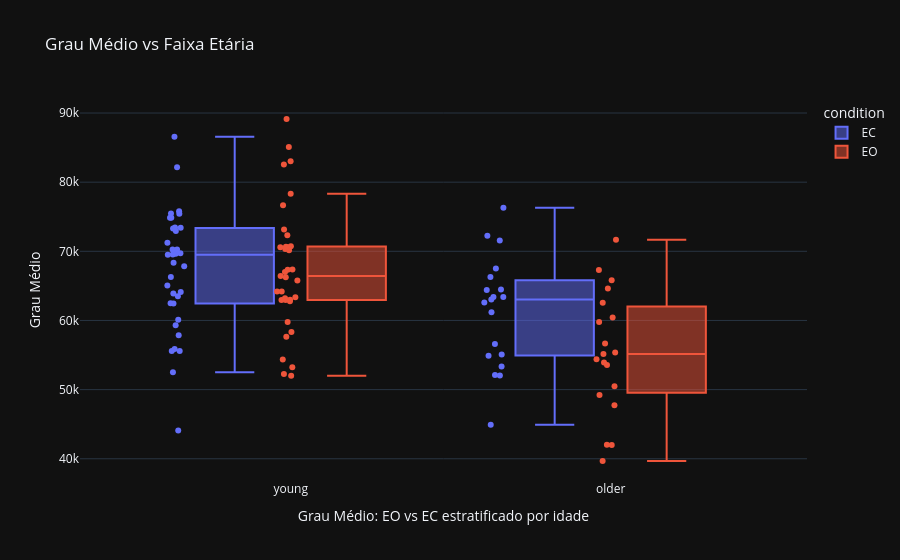
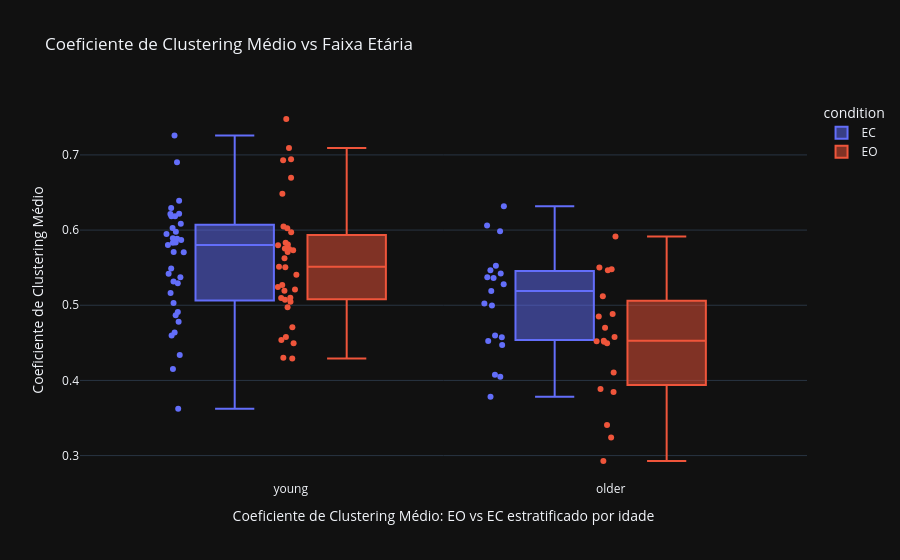

The cell these charts' notebook holds for them, in order:
### Markdown cell above
------

### Code cell
# Boxplot Age Group x Condition
for metric, label in GRAPH_METRICS.items():
    fig = px.box(
        df_healthy,
        x="Faixa Etária",
        y=metric,
        color="condition",
        title=f"{label} vs Faixa Etária",
        points="all",
        labels={
            "Faixa Etária": "Faixa Etária",
            label: label
        }
    )
    fig.update_layout(
        xaxis_title=f"{label}: EO vs EC estratificado por idade",
        yaxis_title=label,
        title=f"{label} vs Faixa Etária"
    )
    fig.show()

### Figure 1 — Plotly figure (JSON) as saved in the notebook; plotly's stock layout.template omitted (floating-point values rounded to 4 significant figures)
{"data": [{"alignmentgroup": "True", "boxpoints": "all", "hovertemplate": "condition=EC<br>Faixa Etária=%{x}<br>degree_mean=%{y}<extra></extra>", "legendgroup": "EC", "marker": {"color": "#636efa"}, "name": "EC", "notched": false, "offsetgroup": "EC", "orientation": "v", "showlegend": true, "type": "box", "x": ["young", "young", "young", "young", "older", "older", "older", "older", "young", "young", "young", "young", "older", "young", "young", "young", "young", "young", "young", "young", "young", "young", "young", "young", "young", "young", "young", "older", "older", "older", "older", "older", "older", "older", "young", "young", "older", "young", "older", "older", "older", "older", "older", "older", "young", "young", "young", "young", "young", "young", "young", "young", "young", "young"], "x0": " ", "xaxis": "x", "y": [44100.0, 69490.0, 67840.0, 73440.0, 72250.0, 63380.0, 61190.0, 56580.0, 65070.0, 55870.0, 74850.0, 75460.0, 62590.0, 73290.0, 55600.0, 72950.0, 59300.0, 63520.0, 62460.0, 74850.0, 55590.0, 75780.0, 86580.0, 70260.0, 52520.0, 82150.0, 75430.0, 55080.0, 53350.0, 52110.0, 63400.0, 76310.0, 67500.0, 44920.0, 71230.0, 73410.0, 71580.0, 68360.0, 54880.0, 52040.0, 64400.0, 64460.0, 66270.0, 63030.0, 60100.0, 66290.0, 69660.0, 57860.0, 64120.0, 69730.0, 69540.0, 62480.0, 63900.0, 70250.0], "y0": " ", "yaxis": "y"}, {"alignmentgroup": "True", "boxpoints": "all", "hovertemplate": "condition=EO<br>Faixa Etária=%{x}<br>degree_mean=%{y}<extra></extra>", "legendgroup": "EO", "marker": {"color": "#EF553B"}, "name": "EO", "notched": false, "offsetgroup": "EO", "orientation": "v", "showlegend": true, "type": "box", "x": ["young", "young", "young", "young", "older", "older", "older", "older", "young", "young", "young", "young", "older", "young", "young", "young", "young", "young", "young", "young", "young", "young", "young", "young", "young", "young", "young", "older", "older", "older", "older", "older", "older", "older", "young", "young", "older", "young", "older", "older", "older", "older", "older", "older", "young", "young", "young", "young", "young", "young", "young", "young", "young", "young"], "x0": " ", "xaxis": "x", "y": [52000.0, 62780.0, 78320.0, 85080.0, 60420.0, 56660.0, 53570.0, 59770.0, 65790.0, 63230.0, 70150.0, 83030.0, 64620.0, 66410.0, 53240.0, 70590.0, 54370.0, 59760.0, 64190.0, 73160.0, 57640.0, 70720.0, 89140.0, 72310.0, 58320.0, 82570.0, 70350.0, 54390.0, 55360.0, 49220.0, 50490.0, 71680.0, 67290.0, 42040.0, 63350.0, 70580.0, 55160.0, 66250.0, 39680.0, 41980.0, 65810.0, 47730.0, 62550.0, 53910.0, 62970.0, 63000.0, 70670.0, 67340.0, 64210.0, 67360.0, 67000.0, 52280.0, 62950.0, 76670.0], "y0": " ", "yaxis": "y"}], "layout": {"boxmode": "group", "legend": {"title": {"text": "condition"}, "tracegroupgap": 0}, "title": {"text": "Grau Médio vs Faixa Etária"}, "xaxis": {"anchor": "y", "domain": [0, 1], "title": {"text": "Grau Médio: EO vs EC estratificado por idade"}}, "yaxis": {"anchor": "x", "domain": [0, 1], "title": {"text": "Grau Médio"}}}}

### Figure 2 — Plotly figure (JSON) as saved in the notebook; plotly's stock layout.template omitted (floating-point values rounded to 4 significant figures)
{"data": [{"alignmentgroup": "True", "boxpoints": "all", "hovertemplate": "condition=EC<br>Faixa Etária=%{x}<br>clustering_mean=%{y}<extra></extra>", "legendgroup": "EC", "marker": {"color": "#636efa"}, "name": "EC", "notched": false, "offsetgroup": "EC", "orientation": "v", "showlegend": true, "type": "box", "x": ["young", "young", "young", "young", "older", "older", "older", "older", "young", "young", "young", "young", "older", "young", "young", "young", "young", "young", "young", "young", "young", "young", "young", "young", "young", "young", "young", "older", "older", "older", "older", "older", "older", "older", "young", "young", "older", "young", "older", "older", "older", "older", "older", "older", "young", "young", "young", "young", "young", "young", "young", "young", "young", "young"], "x0": " ", "xaxis": "x", "y": [0.3624, 0.5831, 0.5885, 0.6028, 0.6061, 0.5191, 0.4998, 0.4597, 0.5294, 0.4598, 0.6086, 0.6214, 0.5281, 0.6389, 0.491, 0.5977, 0.4636, 0.5315, 0.5029, 0.6184, 0.4337, 0.6292, 0.7259, 0.5801, 0.4151, 0.6903, 0.6183, 0.4576, 0.4472, 0.4075, 0.5022, 0.6317, 0.5524, 0.3782, 0.5946, 0.6217, 0.5984, 0.5703, 0.4525, 0.4048, 0.5364, 0.5465, 0.5422, 0.5372, 0.478, 0.5421, 0.5707, 0.4866, 0.5163, 0.5835, 0.5891, 0.5372, 0.5488, 0.5867], "y0": " ", "yaxis": "y"}, {"alignmentgroup": "True", "boxpoints": "all", "hovertemplate": "condition=EO<br>Faixa Etária=%{x}<br>clustering_mean=%{y}<extra></extra>", "legendgroup": "EO", "marker": {"color": "#EF553B"}, "name": "EO", "notched": false, "offsetgroup": "EO", "orientation": "v", "showlegend": true, "type": "box", "x": ["young", "young", "young", "young", "older", "older", "older", "older", "young", "young", "young", "young", "older", "young", "young", "young", "young", "young", "young", "young", "young", "young", "young", "young", "young", "young", "young", "older", "older", "older", "older", "older", "older", "older", "young", "young", "older", "young", "older", "older", "older", "older", "older", "older", "young", "young", "young", "young", "young", "young", "young", "young", "young", "young"], "x0": " ", "xaxis": "x", "y": [0.429, 0.5046, 0.6695, 0.7091, 0.4885, 0.4699, 0.4578, 0.4852, 0.5405, 0.5244, 0.5749, 0.6929, 0.5465, 0.5753, 0.4493, 0.581, 0.4301, 0.4974, 0.5192, 0.6025, 0.4577, 0.5831, 0.7478, 0.6049, 0.4707, 0.6942, 0.5709, 0.4522, 0.4513, 0.3847, 0.4106, 0.5916, 0.5502, 0.3407, 0.5269, 0.597, 0.4496, 0.5513, 0.2928, 0.3242, 0.548, 0.3885, 0.5119, 0.4528, 0.5098, 0.5073, 0.5797, 0.5505, 0.521, 0.5733, 0.5626, 0.4536, 0.5098, 0.6482], "y0": " ", "yaxis": "y"}], "layout": {"boxmode": "group", "legend": {"title": {"text": "condition"}, "tracegroupgap": 0}, "title": {"text": "Coeficiente de Clustering Médio vs Faixa Etária"}, "xaxis": {"anchor": "y", "domain": [0, 1], "title": {"text": "Coeficiente de Clustering Médio: EO vs EC estratificado por idade"}}, "yaxis": {"anchor": "x", "domain": [0, 1], "title": {"text": "Coeficiente de Clustering Médio"}}}}
